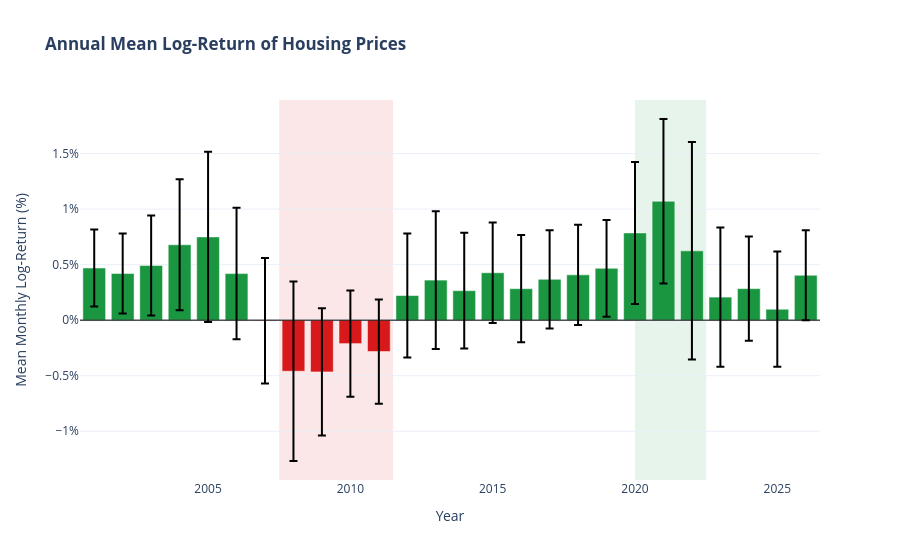

This figure's notebook cell:
### Markdown cell above
### 5.2 Annual Log-Return (Boom/Bust Cycles)

### Code cell
yearly = (plot_df[plot_df["log_return"] != 0]
          .groupby(plot_df["date"].dt.year)["log_return"]
          .agg(mean="mean", std="std").reset_index()
          .rename(columns={"date": "year"}))

colors = [GREEN if v >= 0 else ORANGE for v in yearly["mean"]]

fig = go.Figure(go.Bar(
    x=yearly["year"], y=yearly["mean"] * 100,
    marker_color=colors,
    error_y=dict(type="data", array=yearly["std"]*100, visible=True, color="black"),
    hovertemplate="Year: %{x}<br>Return: %{y:.3f}%<extra></extra>"
))
fig.add_hline(y=0, line_width=1, line_color="black")
fig.add_vrect(x0=2007.5, x1=2011.5, fillcolor=ORANGE, opacity=0.1, layer="below", line_width=0)
fig.add_vrect(x0=2020.0, x1=2022.5, fillcolor=GREEN,  opacity=0.1, layer="below", line_width=0)

fig.update_layout(
    title="<b>Annual Mean Log-Return of Housing Prices</b>",
    xaxis_title="Year", yaxis_title="Mean Monthly Log-Return (%)",
    yaxis=dict(ticksuffix="%"), template="plotly_white", showlegend=False
)
fig.show()

### Figure 1 — Plotly figure (JSON) as saved in the notebook; plotly's stock layout.template omitted (floating-point values rounded to 4 significant figures)
{"data": [{"error_y": {"array": [0.3466, 0.3608, 0.4495, 0.5888, 0.766, 0.5919, 0.5651, 0.8082, 0.5734, 0.479, 0.469, 0.5583, 0.6199, 0.5218, 0.4527, 0.4836, 0.4422, 0.4507, 0.4348, 0.6393, 0.7401, 0.9794, 0.6275, 0.4698, 0.5187, 0.4052], "color": "black", "type": "data", "visible": true}, "hovertemplate": "Year: %{x}<br>Return: %{y:.3f}%<extra></extra>", "marker": {"color": ["#1A9641", "#1A9641", "#1A9641", "#1A9641", "#1A9641", "#1A9641", "#D7191C", "#D7191C", "#D7191C", "#D7191C", "#D7191C", "#1A9641", "#1A9641", "#1A9641", "#1A9641", "#1A9641", "#1A9641", "#1A9641", "#1A9641", "#1A9641", "#1A9641", "#1A9641", "#1A9641", "#1A9641", "#1A9641", "#1A9641"]}, "type": "bar", "x": [2001, 2002, 2003, 2004, 2005, 2006, 2007, 2008, 2009, 2010, 2011, 2012, 2013, 2014, 2015, 2016, 2017, 2018, 2019, 2020, 2021, 2022, 2023, 2024, 2025, 2026], "y": [0.4698, 0.4205, 0.492, 0.6792, 0.7496, 0.4193, -0.004168, -0.4599, -0.4658, -0.2114, -0.2826, 0.2218, 0.361, 0.2657, 0.4271, 0.2838, 0.3683, 0.408, 0.4665, 0.7859, 1.071, 0.6244, 0.2079, 0.2842, 0.09866, 0.4044]}], "layout": {"shapes": [{"line": {"color": "black", "width": 1}, "type": "line", "x0": 0, "x1": 1, "xref": "x domain", "y0": 0, "y1": 0, "yref": "y"}, {"fillcolor": "#D7191C", "layer": "below", "line": {"width": 0}, "opacity": 0.1, "type": "rect", "x0": 2008.0, "x1": 2012.0, "xref": "x", "y0": 0, "y1": 1, "yref": "y domain"}, {"fillcolor": "#1A9641", "layer": "below", "line": {"width": 0}, "opacity": 0.1, "type": "rect", "x0": 2020, "x1": 2022.0, "xref": "x", "y0": 0, "y1": 1, "yref": "y domain"}], "showlegend": false, "title": {"text": "<b>Annual Mean Log-Return of Housing Prices</b>"}, "xaxis": {"title": {"text": "Year"}}, "yaxis": {"ticksuffix": "%", "title": {"text": "Mean Monthly Log-Return (%)"}}}}
